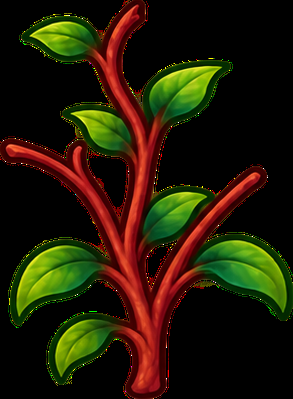
#> input picture art/herbal-garden/painted-v10/isolated/amber-heartleaf-picked.png, 293 x 399 px
$ python -i refine_herbal_pixels.py   (imports and definitions only)
#> lines starting #> are read from the running program, lines starting #| are printed output that depends on the picture
"""Separate garden pixel colors without moving or expanding the silhouette."""
from colorsys import rgb_to_hls, hls_to_rgb, rgb_to_hsv
from PIL import Image


# [57 lines left out: functions edge_positions, grade, palette, nearest_material, not called in this run]


def render(images):
    corrected = []
    contours = []
    for index, image in enumerate(images):
        kind = index//8
        alpha = image.getchannel('A')
        edges = edge_positions(image)
        contours.append(edges)
        result = image.copy()
        for y in range(image.height):
            for x in range(image.width):
                rgba = image.getpixel((x, y))
                if not rgba[3]:
                    result.putpixel((x, y), (0, 0, 0, 0))
                    continue
                # Sharpen only against opaque neighbors: transparency cannot
                # introduce a light halo or a black fringe around a thin stem.
                neighbors = [image.getpixel((xx, yy))[:3]
                             for xx, yy in ((x-1, y), (x+1, y), (x, y-1), (x, y+1))
                             if 0 <= xx < image.width and 0 <= yy < image.height and alpha.getpixel((xx, yy))]
                rgb = rgba[:3]
                if len(neighbors) >= 2:
                    rgb = tuple(max(0, min(255, round(c+0.45*(c-sum(p[i] for p in neighbors)/len(neighbors)))))
                                for i, c in enumerate(rgb))
                rgb = grade(rgb, kind)
                if (x, y) in edges:
                    luminance = sum(c*w for c, w in zip(rgb, (0.2126, 0.7152, 0.0722)))
                    if luminance < 64:
                        # Retain the established colored, moderate outline.
                        amount = (64-luminance)/(255-luminance)
                        rgb = tuple(round(c+(255-c)*amount) for c in rgb)
                result.putpixel((x, y), rgb+(255,))
        corrected.append(result)

    core_colors = [p[:3] for im in corrected for p in im.get_flattened_data() if p[3]]
    edge_colors = [im.getpixel(xy)[:3] for im, edges in zip(corrected, contours) for xy in edges]
    core = palette(core_colors, 48)
    edge = palette(edge_colors, 16)
    core_lookup, edge_lookup = {}, {}
    result = []
    for im, edges in zip(corrected, contours):
        mapped = im.copy()
        for y in range(im.height):
            for x in range(im.width):
                q = im.getpixel((x, y))
                if not q[3]:
                    mapped.putpixel((x, y), (0, 0, 0, 0))
                    continue
                rgb = q[:3]
                if rgb not in core_lookup:
                    core_lookup[rgb] = nearest_material(rgb, core)
                mapped.putpixel((x, y), core_lookup[rgb]+(255,))
        for xy in edges:
            rgb = im.getpixel(xy)[:3]
            if rgb not in edge_lookup:
                edge_lookup[rgb] = nearest_material(rgb, edge)
            mapped.putpixel(xy, edge_lookup[rgb]+(255,))
        result.append(mapped)
    return result

>>> import cv2
>>> picture = cv2.imread('../../../painted-v10/isolated/amber-heartleaf-picked.png', cv2.IMREAD_GRAYSCALE)
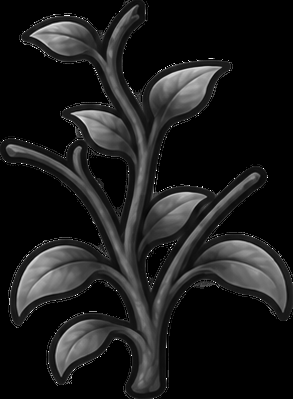
#> picture: shape (399, 293); min 0, max 255, mean 27.6
#> the loop in render, `for index, image in enumerate(images):` made 1 pass
#> kind on pass 1: 0
#> after the loop in render, `for index, image in enumerate(images):`: contours = []
#> (the run stopped early here; a loop or call above may not have finished)

$ run again, on art/herbal-garden/painted-v10/isolated/amber-heartleaf-buds.png
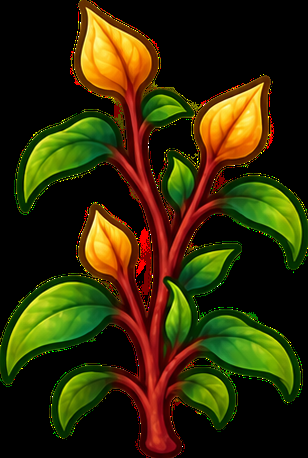
#> input picture art/herbal-garden/painted-v10/isolated/amber-heartleaf-buds.png, 308 x 458 px
#> `picture = cv2.imread('../../../painted-v10/isolated/amber-heartleaf-pi..`:
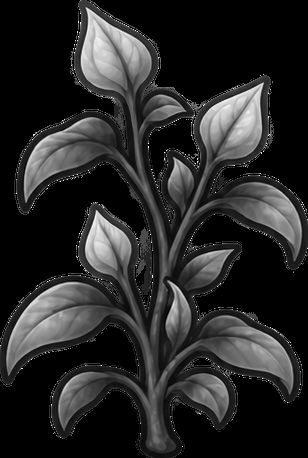
#> picture: shape (458, 308); min 0, max 255, mean 40.5
#> the loop in render, `for index, image in enumerate(images):` made 1 pass
#> kind on pass 1: 0
#> after the loop in render, `for index, image in enumerate(images):`: contours = []

$ run again, on art/herbal-garden/painted-v10/isolated/amber-heartleaf-harvest.png
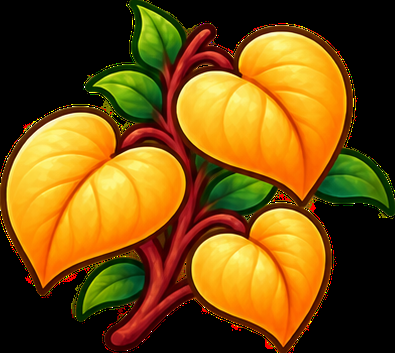
#> input picture art/herbal-garden/painted-v10/isolated/amber-heartleaf-harvest.png, 395 x 353 px
#> `picture = cv2.imread('../../../painted-v10/isolated/amber-heartleaf-pi..`:
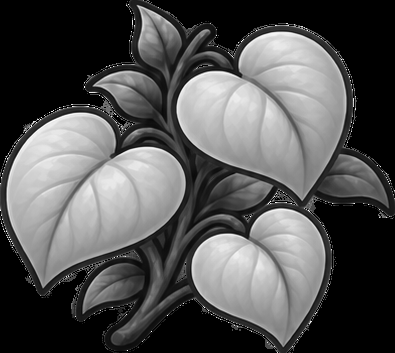
#> picture: shape (353, 395); min 0, max 255, mean 82.4
#> the loop in render, `for index, image in enumerate(images):` made 1 pass
#> kind on pass 1: 0
#> after the loop in render, `for index, image in enumerate(images):`: contours = []

$ run again, on art/herbal-garden/painted-v10/isolated/amber-heartleaf-juvenile.png
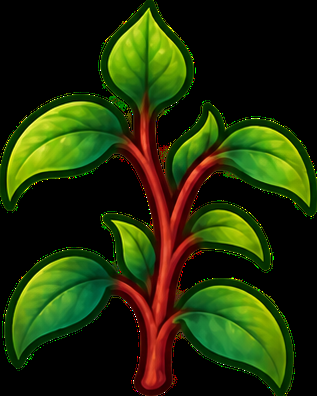
#> input picture art/herbal-garden/painted-v10/isolated/amber-heartleaf-juvenile.png, 317 x 396 px
#> `picture = cv2.imread('../../../painted-v10/isolated/amber-heartleaf-pi..`:
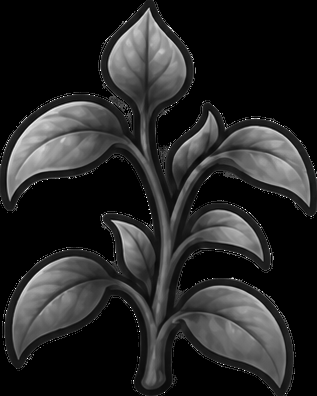
#> picture: shape (396, 317); min 0, max 255, mean 38.6
#> the loop in render, `for index, image in enumerate(images):` made 1 pass
#> kind on pass 1: 0
#> after the loop in render, `for index, image in enumerate(images):`: contours = []
